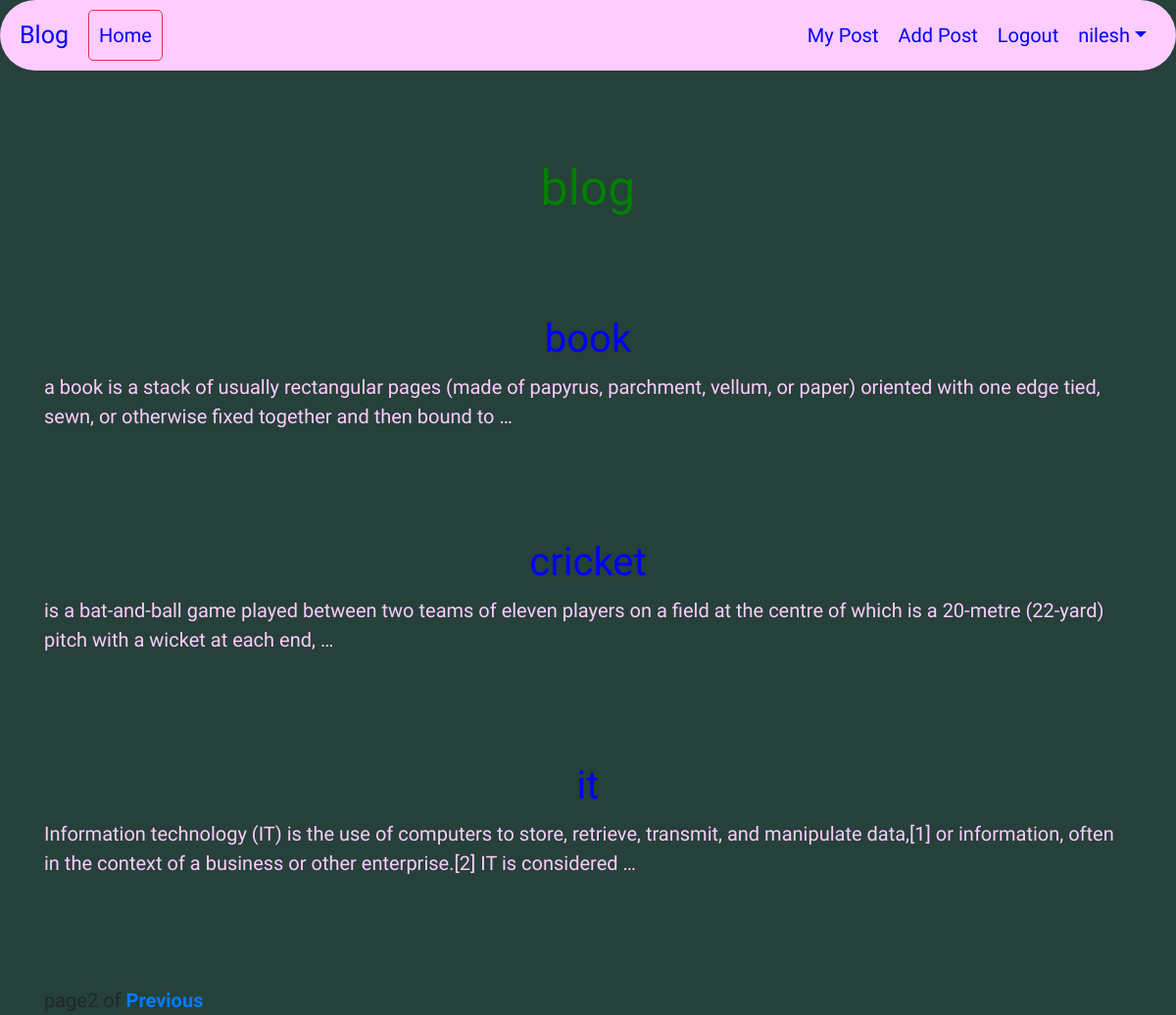
Page /?page=2 (signed in) on the committed database.
### blogapp/models.py (models this page shows, shortened)
class Post(models.Model):
    STATUS_CHOICES=(('draft','Draft'),('published','Published'))
    title=models.CharField(max_length=260)
    slug=models.SlugField(max_length=264,unique_for_date='publish')
    author=models.ForeignKey(User,related_name='blog_post',on_delete=models.PROTECT)
    body=models.TextField()
    publish=models.DateTimeField(default=timezone.now)
    created=models.DateTimeField(auto_now_add=True)
    updated=models.DateTimeField(auto_now=True)
    status=models.CharField(max_length=20,choices=STATUS_CHOICES,default='draft')
    objects=CustomManager()
    class Meta:
        ordering=('-publish',)

### blogapp/views.py (the view)
# urls.py: path('',views.post_list_view),
def post_list_view(request):
    post_list=Post.objects.all()
    paginator=Paginator(post_list,3)
    page_number=request.GET.get('page')
    try:
        post_list=paginator.page(page_number)
    except PageNotAnInteger:
        post_list=paginator.page(1)
    except EmptyPage:
        post_list=paginator.page(paginator.num_page)
    return render(request,'blogapp/post_list.html',{'post_list':post_list})

### blogapp/models.py (called while the page is built)
    def get_queryset(self):
        return super().get_queryset().filter(status='published')

### templates/blogapp/post_list.html (shortened to what this page needs)
{% extends "blogapp/base.html" %}
{%block content%}
<br><br><br>
<h1 align='center'>blog</h1>
<br><br><br>
<div class="view overlay zoom" id="div1">
  <table>
    <tr>
  {% for post in post_list %}
  <div class="contner" align="center">
    <h2><a id="a2" href="/detail/{{post.id}}" >{{post.title}}</a></h2>
  </div>
    {{post.body| truncatewords:30|linebreaks}}<br><br><br>
  {% endfor %}
  </tr>
  </table>
</div>
{% include 'blogapp/pagination.html' with page=post_list %}
{% endblock %}

### templates/blogapp/base.html (shortened to what this page needs)
<!DOCTYPE html>
{% load staticfiles %}
<html lang="en" dir="ltr">
  <head>
    <link rel="stylesheet" href="{% static 'css/style1.css' %}">
    <link rel="stylesheet" href="{% static 'css/bootstrap.css' %}"
    <link rel="stylesheet" href="https://stackpath.bootstrapcdn.com/bootstrap/4.3.1/css/bootstrap.min.css">
    <link rel="stylesheet" href="https://maxcdn.bootstrapcdn.com/font-awesome/4.7.0/css/font-awesome.min.css">
  </head>
  <body style="background-color:#26403a" >
    <nav id="nav1" class="navbar navbar-expand-md navbar-light bg">
      <a id="a1" href="#" class="navbar-brand">Blog</a>
      <div class="collapse navbar-collapse" id="navbarCollapse">
        <div class="navbar-nav">
            <a id="a1" href="/" class="nav-link btn btn-outline-danger">Home</a>
        </div>
        <div class="navbar-nav ml-auto">
            {% if user.is_authenticated %}
            <a id="a1" href="/dashboard" class="nav-item nav-link">My Post</a>
            <a id="a1" href="/create" class="nav-item nav-link">Add Post</a>
            <a id="a1" href="/accounts/logout" class="nav-item nav-link">Logout</a>
            <div class="nav-item dropdown">
                <a id="a1" href="#" class="nav-link dropdown-toggle" data-toggle="dropdown">{{request.user.first_name}}</a>
            </div>
            {% else %}
            <a id="a1" href="/signup" class="nav-item nav-link" >Signup</a>
            <a id="a1" href="/accounts/login" class="nav-item nav-link">Login</a>
            {% endif %}
        </div>
    </div>
</nav>
    <div class="content">
      <div class="container">
            {%block content%} {%endblock%}
      </div>
  </body>
</html>

### static/css/style1.css (style rules this page uses)
body,html { background-color: #26403a; font-size: 20px; }
.content { background-color: #26403a; font-family: 'Courgette' }
h1 { color: green; text-align: center; }
#a1 { color: blue; }
#a2 { color: blue; }
#nav1 { background-color: #ffccff; font-family: 'Sofia'; border-radius: 50px; }
#div1 { color: #ffccff; }

### rows in the picture
Post: title "book", body "a book is a stack of usually rectangular pages (made of papyrus, parchment, vellum, or paper) oriented with one edge tied, sewn, or otherwise fixed together and then bound to …"
Post: title "cricket", body "is a bat-and-ball game played between two teams of eleven players on a field at the centre of which is a 20-metre (22-yard) pitch with a wicket at each end, …"
Post: title "it", body "Information technology (IT) is the use of computers to store, retrieve, transmit, and manipulate data,[1] or information, often in the context of a business or other enterprise.[2] IT is considered …"

### other values in the picture
{{ request.user.first_name }} "nilesh"
{{ page.number }} "2"
